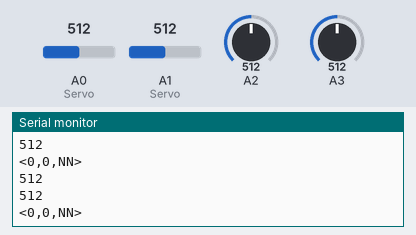
Recording of a sketch running on a simulated Arduino Uno, built with avr-gcc and run on an emulated ATmega328P. Parts: the last lines printed to the serial monitor. The inputs (shaded band) are chosen by the test bench; at power-on: A2 = 512, A3 = 512, A0 (Servo) = 512, A1 (Servo) = 512.

Above: at 1.8 s.
1.9 s: A2 set to 273
At 2.8 s:
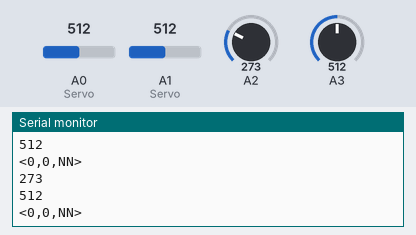
3.4 s: A2 set to 245
At 4.8 s:
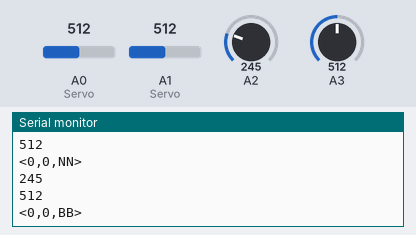
6.5 s: A3 set to 263
At 7.5 s:
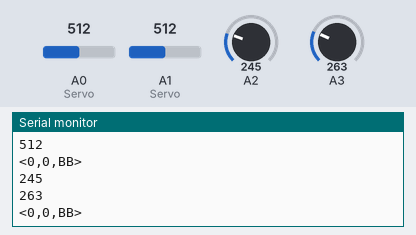
8.0 s: A3 set to 239
At 8.8 s:
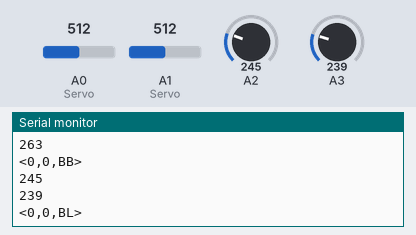
Timing chart, 0 to 11.0 s (numbered marks = the images above; inputs shaded):
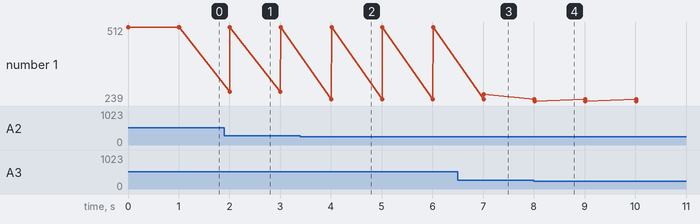

Measured:
- the behaviour switches between 256 and 255 on A2 (found by bisection; images 1 and 2)
- the behaviour switches between 256 and 255 on A3 (found by bisection; images 3 and 4)
- after the input at 1.9 s, the serial monitor: prints a new line after 0.10 s (image 1)
- after the input at 3.4 s, the serial monitor: prints a new line after 0.61 s (image 2)
- after the input at 6.5 s, the serial monitor: prints a new line after 0.52 s (image 3)
- after the input at 8.0 s, the serial monitor: prints a new line at once (image 4)
- plotted number 1: 512 → 263 after the input at 6.5 s, 263 → 239 after the input at 8.0 s

The sketch:

Controller.ino
```cpp
//0, 1024, 512, 768, 256;

String DATA;
String str1;
String str2;
String str3;
String str4;
String str5;

void setup()
{
Serial.begin(9600);
}

void loop()
{

int SP1 = analogRead(A0); //Panning Servo
int ST1 = analogRead(A1); //Tilting Servo
int FB1 = analogRead(A2); //Forward/Backward
int LR1 = analogRead(A3); //Left/Right

Serial.println(FB1);
Serial.println(LR1);

int DFB = 2; //Data Forward/Backward
int DLR = 2; //Data Left/Right

if (FB1 > 768)
{
   DFB = 1;
}
else if (FB1 < 256)
{
   DFB = 0;
}

if (LR1 > 768)
{
   DLR = 1;
}

else if (LR1 < 256)
{
   DLR = 0;
}

if (DFB == 1)
{
  if (DLR == 1)
  {
    str5 = "FR";
  }
  else if (DLR == 0)
  {
    str5 = "FL";
  }
  else if (DLR == 2)
  {
    str5 = "FF";
  }
}

if (DFB == 0)
{
  if (DLR == 1)
  {
    str5 = "BR";
  }
  else if (DLR == 0)
  {
    str5 = "BL";
  }
  else if (DLR == 2)
  {
    str5 = "BB";
  }
}
if (DFB == 2)
{
  str5 = "NN";
}


str3 = map(SP1, 0, 1024, 0, 9);
str4 = map(ST1, 0, 1024, 0, 9);

str3 = "0";
str4 = "0";

str1 = "<";
str2 = ",";
String str11 = ">";

DATA = str1 + str3 + str2 + str4 + str2 + str5 + str11;

Serial.println(DATA);

delay(1000);
}
```
